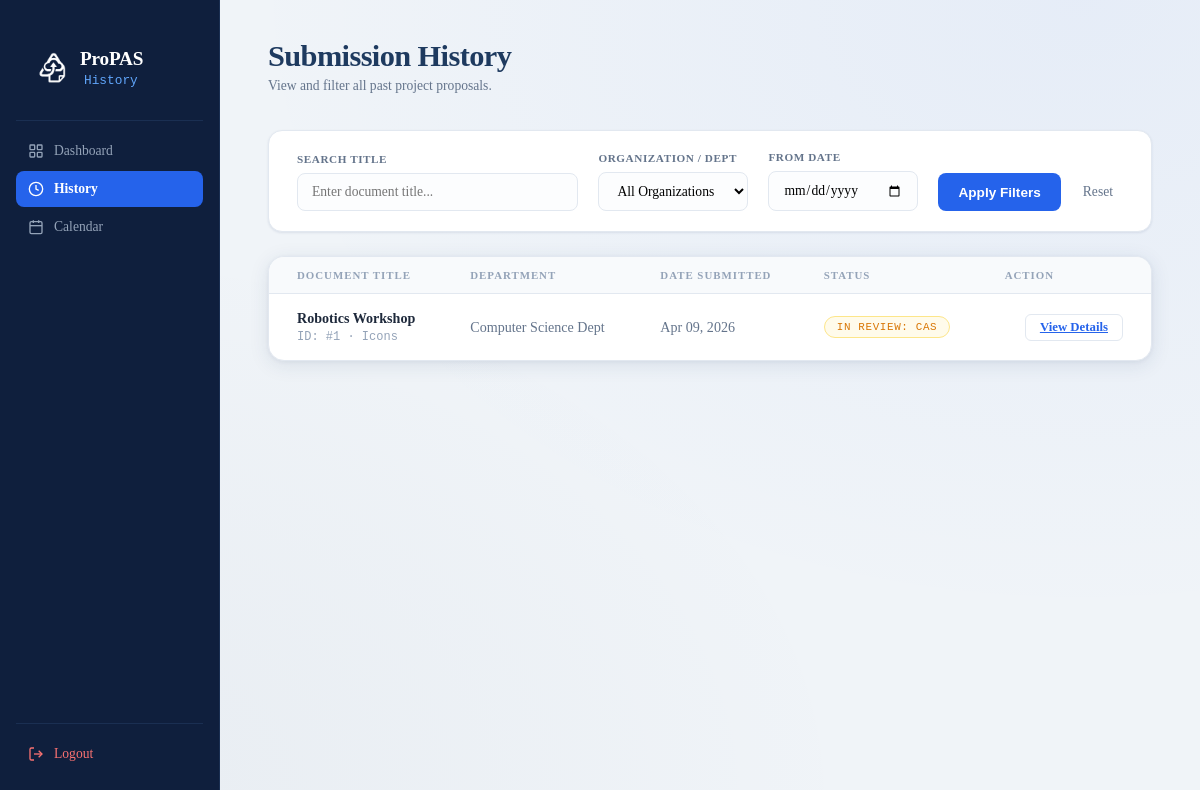
The app's page /master-history (signed in) with its own data.
### models.py (models this page shows)
class Proposal(db.Model):
    __tablename__ = 'proposals'
    id = db.Column(db.Integer, primary_key=True)
    title = db.Column(db.String(200), nullable=False)
    status = db.Column(db.String(20), default='PENDING')
    version_number = db.Column(db.Integer, default=1)
    file_path = db.Column(db.String(300))
    proposal_data = db.Column(db.JSON)
    current_step_id = db.Column(db.Integer, db.ForeignKey('approval_steps.id'))
    creator_id = db.Column(db.Integer, db.ForeignKey('accounts.id'))
    created_at = db.Column(db.DateTime, default=datetime.utcnow)

class User(UserMixin, db.Model):
    __tablename__ = 'accounts'
    id = db.Column(db.Integer, primary_key=True)
    username = db.Column(db.String(80), unique=True, nullable=False)
    password_hash = db.Column(db.String(256))
    account_type = db.Column(db.String(20))  # 'Org', 'Office', or 'Admin'
    profile_data = db.Column(MutableDict.as_mutable(db.JSON), default=dict)
    proposals = db.relationship('Proposal', backref='creator', lazy=True)
    notifications = db.relationship('Notification', backref='recipient', lazy=True)

### routes/office.py (the view)
@office_bp.route('/master-history')
@login_required
def master_history():
    if current_user.account_type != 'Office':
        abort(403)
    query = Proposal.query.join(User, Proposal.creator_id == User.id).filter(User.account_type == 'Org')
    search = request.args.get('search')
    if search:
        query = query.filter(Proposal.title.ilike(f'%{search}%'))
    username_filter = (request.args.get('username_filter') or '').strip()
    if username_filter:
        query = query.filter(User.username.ilike(username_filter))
    date_from = request.args.get('date_from')
    if date_from:
        try:
            date_obj = datetime.strptime(date_from, '%Y-%m-%d')
            query = query.filter(Proposal.created_at >= date_obj)
        except ValueError:
            pass
    proposals = query.order_by(Proposal.created_at.desc()).all()
    department_options = [
        {'username': 'Icons', 'label': 'Icons - Computer Science Dept'},
        {'username': 'Hibe', 'label': 'Hibe - Biology Dept'},
        {'username': 'Psych', 'label': 'Psych - Psychology Dept'},
        {'username': 'Kwago', 'label': 'Kwago - Political Science Dept'},
        {'username': 'Aces', 'label': 'Aces - Communication and English Studies'},
        {'username': 'Casso', 'label': 'Casso - CAS'},
    ]
    return render_template(
        'submission_history.html',
        proposals=proposals,
        is_history=True,
        is_office=True,
        department_options=department_options,
        department_map=ORG_DEPARTMENTS
    )

### app.py (called while the page is built)
@login_manager.user_loader
def load_user(user_id):
    from models import User
    return db.session.get(User, int(user_id))

@app.template_filter('datetime_ph')
def datetime_ph(value, fmt='%b %d, %Y %I:%M %p'):
    if value is None:
        return 'N/A'
    if value.tzinfo is None:
        value = value.replace(tzinfo=timezone.utc)
    return value.astimezone(ZoneInfo(app.config['DISPLAY_TIMEZONE'])).strftime(fmt)

### templates/submission_history.html (shortened to what this page needs)
<!DOCTYPE html>
<html lang="en">
<head>
  <link rel="stylesheet" href="{{ url_for('static', filename='css/org_home.css') }}" />
  <link rel="stylesheet" href="{{ url_for('static', filename='css/submission_history.css') }}" />
</head>
<body>
<div class="layout">
  <aside class="sidebar">
    <div class="sidebar-logo">
      <div class="header-seal">
          <img src="{{ url_for('static', filename='images/Icon.png') }}" alt="ProPAS Logo" class="header-logo-img">
      </div>
      <div>
        <span class="logo-text">ProPAS</span>
        <span class="logo-sub">History</span>
      </div>
    </div>
    <div class="sidebar-divider"></div>
    <nav class="sidebar-nav">
      {% if current_user.account_type == 'Office' %}
        <a href="{{ url_for('office.review') }}" class="nav-item">
      {% else %}
        <a href="{{ url_for('proposal.org_home') }}" class="nav-item">
      {% endif %}
        <svg viewBox="0 0 24 24" fill="none" stroke="currentColor" stroke-width="2" width="18" height="18"><rect x="3" y="3" width="7" height="7" rx="1"/><rect x="14" y="3" width="7" height="7" rx="1"/><rect x="3" y="14" width="7" height="7" rx="1"/><rect x="14" y="14" width="7" height="7" rx="1"/></svg>
        Dashboard
      </a>
      <a href="{{ url_for('office.master_history') if current_user.account_type == 'Office' else url_for('proposal.history') }}" class="nav-item active">
        <svg viewBox="0 0 24 24" fill="none" stroke="currentColor" stroke-width="2" width="18" height="18"><circle cx="12" cy="12" r="10"/><polyline points="12 6 12 12 16 14"/></svg>
        History
      </a>
      <a href="{{ url_for('office.calendar_view') if current_user.account_type == 'Office' else url_for('proposal.calendar_view') }}" class="nav-item">
        <svg viewBox="0 0 24 24" fill="none" stroke="currentColor" stroke-width="2" width="18" height="18"><rect x="3" y="4" width="18" height="18" rx="2"/><line x1="16" y1="2" x2="16" y2="6"/><line x1="8" y1="2" x2="8" y2="6"/><line x1="3" y1="10" x2="21" y2="10"/></svg>
        Calendar
      </a>
    </nav>
    <div class="sidebar-divider"></div>
    <a href="{{ url_for('auth.logout') }}" class="nav-item nav-item--danger">
      <svg viewBox="0 0 24 24" fill="none" stroke="currentColor" stroke-width="2" width="18" height="18"><path d="M9 21H5a2 2 0 0 1-2-2V5a2 2 0 0 1 2-2h4"/><polyline points="16 17 21 12 16 7"/><line x1="21" y1="12" x2="9" y2="12"/></svg>
      Logout
    </a>
  </aside>
  <main class="main">
    <div class="topbar">
      <div>
        <h1 class="topbar-title">Submission History</h1>
        <p class="topbar-sub">View and filter all past project proposals.</p>
      </div>
    </div>
    <div class="filter-card">
      <form method="GET" action="{{ url_for('office.master_history') if current_user.account_type == 'Office' else url_for('proposal.history') }}" class="filter-form">
        <div class="filter-group search">
          <label for="search">Search Title</label>
          <input type="text" id="search" name="search" placeholder="Enter document title..." value="{{ request.args.get('search', '') }}">
        </div>
        {% if current_user.account_type == 'Office' %}
        <div class="filter-group">
          <label for="username_filter">Organization / Dept</label>
          <select id="username_filter" name="username_filter">
            <option value="">All Organizations</option>
          </select>
        </div>
        {% endif %}
        <div class="filter-group">
          <label for="date_from">From Date</label>
          <input type="date" id="date_from" name="date_from" value="{{ request.args.get('date_from', '') }}">
        </div>
        <div class="filter-actions">
          <button type="submit" class="btn-filter">Apply Filters</button>
          <a href="{{ url_for('office.master_history') if current_user.account_type == 'Office' else url_for('proposal.history') }}" class="btn-reset">Reset</a>
        </div>
      </form>
    </div>
    <div class="table-card">
      <div class="table-wrap">
        <table class="table">
          <thead>
            <tr>
              <th>Document Title</th>
              <th>Department</th>
              <th>Date Submitted</th>
              <th>Status</th>
              <th class="text-right">Action</th>
            </tr>
          </thead>
          <tbody>
          {% for prop in proposals %}
          <tr>
            <td data-label="Document Title">
              <div class="doc-title">{{ prop.title }}</div>
              <div class="doc-meta">ID: #{{ prop.id }} · {{ prop.proposal_data.get('sponsor', 'N/A') }}</div>
            </td>
            <td class="td-muted" data-label="Department">
                {% if current_user.account_type == 'Office' %}
                  {{ department_map.get(prop.creator.username|lower, prop.creator.username) }}
                {% endif %}
            </td>
            <td class="td-muted" data-label="Date Submitted">{{ prop.created_at|datetime_ph('%b %d, %Y') if prop.created_at else 'N/A' }}</td>
            <td data-label="Status">
              {% if prop.status == 'APPROVED' %}
                <span class="status-badge status-badge--approved" style="background: #ecfdf5; color: #059669;">Fully Approved</span>
              {% elif prop.status == 'REJECTED' %}
                <span class="status-badge status-badge--rejected" style="background: #fef2f2; color: #dc2626;">Returned</span>
              {% else %}
                <span class="status-badge status-badge--pending" style="background: #fffbeb; color: #d97706;">
                    In Review:
                    {% if prop.current_step_id == 1 %}CAS
                    {% elif prop.current_step_id == 2 %}OSA
                    {% elif prop.current_step_id == 3 %}FINANCE
                    {% elif prop.current_step_id == 4 %}VPAA
                    {% elif prop.current_step_id == 5 %}VP EXECUTIVE
                    {% elif prop.current_step_id == 6 %}PRESIDENT
                    {% else %}Processing
                    {% endif %}
                </span>
              {% endif %}
            </td>
            <td class="text-right" data-label="Action">
              <div style="display: flex; gap: 8px; justify-content: flex-end;">
                {% if prop.status == 'REJECTED' and current_user.account_type == 'Org' %}
                  <a href="{{ url_for('proposal.create', edit_id=prop.id) }}" class="btn-view" style="color: #dc2626; border-color: #dc2626;">Fix & Resubmit</a>
                {% else %}
                  {% if current_user.account_type == 'Office' %}
                  <a href="{{ url_for('office.proposal_details', proposal_id=prop.id) }}" class="btn-view">View Details</a>
                  {% else %}
                  <button class="btn-view">View Details</button>
                  {% endif %}
                {% endif %}
              </div>
            </td>
          </tr>
          {% else %}
          <tr>
              <td colspan="5" style="text-align:center; padding: 40px; color: #94a3b8;">No submission history found.</td>
          </tr>
          {% endfor %}
          </tbody>
        </table>
      </div>
    </div>
  </main>
</div>
</body>
</html>

### static/css/submission_history.css (style rules this page uses)
.filter-card { background: var(--paper); border: 1px solid var(--border); border-radius: 14px; padding: 20px 28px; margin-bottom: 24px; box-shadow: var(--shadow-sm); }
.filter-form { display: flex; align-items: flex-end; gap: 20px; flex-wrap: wrap; }
.filter-group { display: flex; flex-direction: column; gap: 8px; flex: 1; min-width: 150px; }
.filter-group.search { flex: 2; }
.filter-group label { font-size: 0.7rem; font-weight: 700; text-transform: uppercase; color: var(--ink-muted); letter-spacing: 0.05em; }
.filter-group input, .filter-group select { padding: 10px 14px; border: 1px solid var(--border); border-radius: 8px; font-family: 'Source Serif 4', serif; font-size: 0.85rem; background: #fcfdfe; }
.filter-actions { display: flex; gap: 12px; }
.btn-filter { background: var(--navy-mid); color: white; border: none; padding: 11px 20px; border-radius: 8px; font-weight: 600; font-size: 0.85rem; cursor: pointer; transition: background 0.2s; }
.btn-reset { text-decoration: none; font-size: 0.85rem; color: var(--ink-muted); padding: 11px 10px; }

### records on screen
Proposal: title "Robotics Workshop", id "1", proposal_data.get "Icons", created_at "Apr 09, 2026", shows "IN REVIEW:", status "CAS"
User: get "Computer Science Dept"
